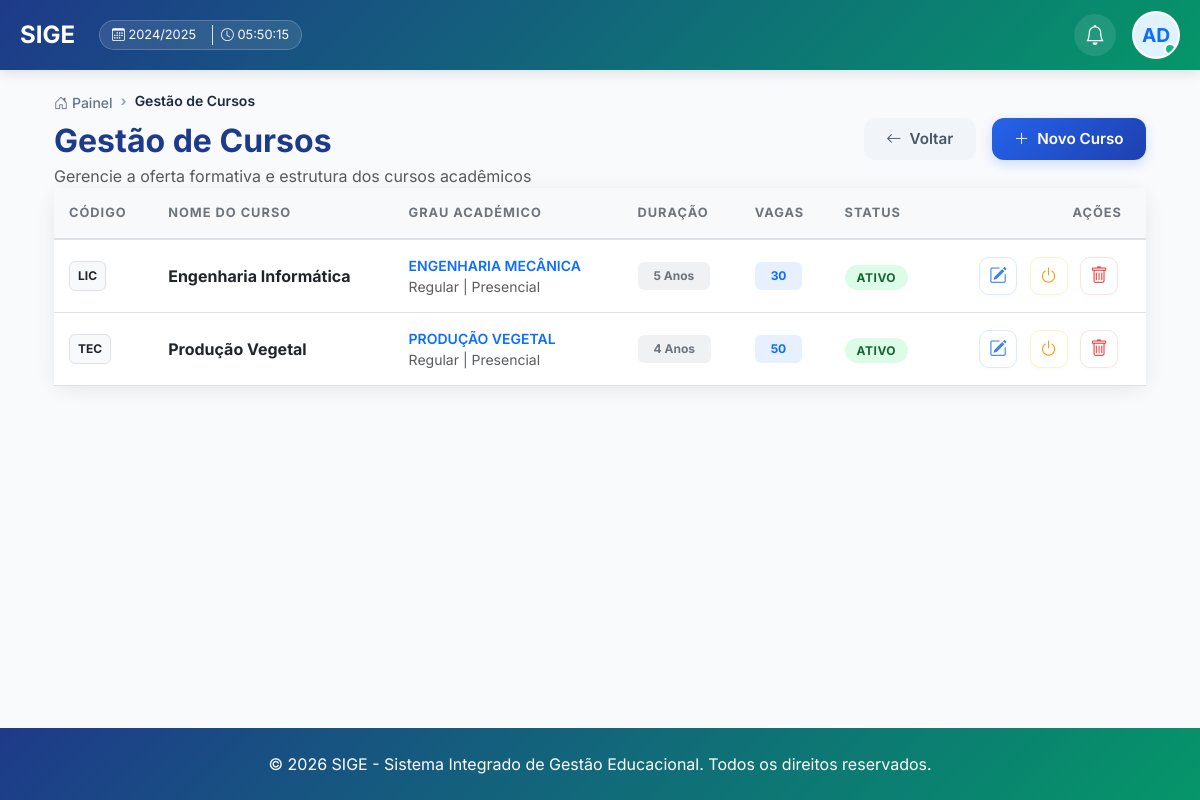
/cursos-disciplinas/ (signed in), run on the app's committed database.
### core/models.py (models this page shows, shortened)
class AnoAcademico(models.Model):
    ESTADO_CHOICES = [
        ('PLANEADO', 'Planeado'),
        ('ATIVO', 'Ativo'),
        ('ENCERRADO', 'Encerrado'),
    ]
    codigo = models.CharField(max_length=20, unique=True, verbose_name="Código (ex: 2024/2025)", default="0000/0000")
    descricao = models.CharField(max_length=255, verbose_name="Descrição", default="Ano Académico")
    data_inicio = models.DateField(verbose_name="Data de Início", default=timezone.now)
    data_fim = models.DateField(verbose_name="Data de Fim", default=timezone.now)
    estado = models.CharField(max_length=20, choices=ESTADO_CHOICES, default='PLANEADO', verbose_name="Estado")
    ano_atual = models.BooleanField(default=False, verbose_name="Ano Atual")
    cobrar_propinas = models.BooleanField(default=True, verbose_name="Cobrar Propinas/Mensalidades")
    dia_pagamento_limite = models.PositiveIntegerField(default=10, verbose_name="Dia Limite de Pagamento (sem multa)")
    dia_inicio_multa = models.PositiveIntegerField(default=11, verbose_name="Dia de Início da Multa")
    percentagem_multa_inicial = models.DecimalField(max_digits=5, decimal_places=2, default=10.00, verbose_name="% Multa Inicial")
    percentagem_multa_diaria = models.DecimalField(max_digits=5, decimal_places=2, default=1.00, verbose_name="% Multa Diária Adicional")
    dia_limite_multa = models.PositiveIntegerField(default=30, verbose_name="Dia Limite para Pagamento com Multa")
    dia_bloqueio_estudante = models.PositiveIntegerField(default=15, verbose_name="Dia de Bloqueio Automático")
    bloquear_estudante_atrasado = models.BooleanField(default=True, verbose_name="Bloquear Estudante em Atraso")
    bloqueado_por_divida = models.BooleanField(default=False, verbose_name="Bloqueado por Dívida")
    criado_por = models.ForeignKey(User, on_delete=models.SET_NULL, null=True, blank=True, verbose_name="Criado por")
    data_criacao = models.DateTimeField(auto_now_add=True, verbose_name="Data de Criação")
    class Meta:
        verbose_name = "Ano Académico"
        verbose_name_plural = "Anos Académicos"
        ordering = ['-data_inicio']
    def __str__(self):
        return self.codigo

class Curso(models.Model):
    REGIME_CHOICES = [
        ('diurno', 'Diurno'),
        ('pos-laboral', 'Pós-Laboral'),
    ]
    MODALIDADE_CHOICES = [
        ('presencial', 'Presencial'),
        ('semipresencial', 'Semipresencial'),
        ('ead', 'EAD'),
    ]
    DURACAO_CHOICES = [
        (3, '3 meses'),
        (6, '6 meses'),
        (12, '1 ano'),
        (24, '2 anos'),
        (36, '3 anos'),
        (48, '4 anos'),
        (60, '5 anos'),
    ]
    codigo = models.CharField(max_length=50, unique=True, default="CURSO", verbose_name="Código do Curso")
    nome = models.CharField(max_length=200, verbose_name="Nome do Curso")
    grau = models.ForeignKey(NivelAcademico, on_delete=models.CASCADE, related_name='cursos', verbose_name="Grau Académico")
    regime = models.CharField(max_length=20, choices=REGIME_CHOICES, default='diurno', verbose_name="Regime")
    modalidade = models.CharField(max_length=20, choices=MODALIDADE_CHOICES, default='presencial', verbose_name="Modalidade")
    descricao = models.TextField(blank=True, verbose_name="Descrição")
    vagas = models.PositiveIntegerField(verbose_name="Número de Vagas")
    duracao_meses = models.PositiveIntegerField(
        choices=DURACAO_CHOICES,
        default=12,
        verbose_name="Duração"
    )
    nota_minima = models.DecimalField(
        max_digits=4,
        decimal_places=2,
        default=10.00,
        validators=[MinValueValidator(10.00), MaxValueValidator(20.00)],
        verbose_name="Nota Mínima para Aprovação"
    )
    requer_prerequisitos = models.BooleanField(default=False, verbose_name="Requer Pré-requisitos")
    ativo = models.BooleanField(default=True, verbose_name="Ativo")
    data_criacao = models.DateTimeField(auto_now_add=True)
    data_atualizacao = models.DateTimeField(auto_now=True)
    class Meta:
        verbose_name = "Curso"
        verbose_name_plural = "Cursos"
        ordering = ['nome']

class NivelAcademico(models.Model):
    codigo = models.CharField(max_length=10, unique=True, null=True, blank=True, verbose_name="Código")
    nome = models.CharField(max_length=100, unique=True, verbose_name="Nome do Nível")
    descricao = models.TextField(blank=True, verbose_name="Descrição")
    duracao_padrao = models.PositiveIntegerField(default=4, verbose_name="Duração Padrão (Anos)")
    tipo_periodo = models.CharField(
        max_length=20,
        choices=[('semestre', 'Semestres'), ('trimestre', 'Trimestres')],
        default='semestre',
        verbose_name="Tipo de Período"
    )
    periodos_por_ano = models.PositiveIntegerField(default=2, verbose_name="Número de Períodos por Ano")
    creditos_minimos = models.PositiveIntegerField(default=0, verbose_name="Total Mínimo de Créditos")
    nota_minima_aprovacao = models.DecimalField(max_digits=4, decimal_places=2, default=10.00, validators=[MinValueValidator(0.0), MaxValueValidator(10.0)], verbose_name="Nota Mínima de Aprovação")
    escala_notas_min = models.IntegerField(default=0, verbose_name="Escala Mínima")
    escala_notas_max = models.IntegerField(default=20, validators=[MinValueValidator(0), MaxValueValidator(20)], verbose_name="Escala Máxima")
    media_minima_progressao = models.DecimalField(max_digits=4, decimal_places=2, default=10.00, verbose_name="Média Mínima para Progressão")
    limite_reprovacoes = models.PositiveIntegerField(null=True, blank=True, verbose_name="Limite de Reprovações")
    nivel_entrada_exigido = models.CharField(max_length=100, blank=True, verbose_name="Nível de entrada exigido")
    exige_teste_admissao = models.BooleanField(default=False, verbose_name="Exige teste de admissão?")
    documentos_obrigatorios = models.TextField(blank=True, verbose_name="Documentos obrigatórios")
    regime_regular = models.BooleanField(default=True, verbose_name="Regular")
    regime_pos_laboral = models.BooleanField(default=False, verbose_name="Pós-laboral")
    regime_modular = models.BooleanField(default=False, verbose_name="Modular")
    turno_manha = models.BooleanField(default=True, verbose_name="Manhã")
    turno_tarde = models.BooleanField(default=True, verbose_name="Tarde")
    turno_noite = models.BooleanField(default=False, verbose_name="Noite")
    base_legal = models.CharField(max_length=200, blank=True, verbose_name="Base legal")
    entidade_acreditadora = models.CharField(max_length=100, blank=True, verbose_name="Entidade acreditadora")
    data_criacao = models.DateTimeField(auto_now_add=True)
    class Meta:
        verbose_name = "Nível Académico"
        verbose_name_plural = "Níveis Académicos"
        ordering = ['nome']

### core/views.py (the view, shortened to what this page needs)
# urls.py: path('cursos-disciplinas/', views.cursos_disciplinas, name='cursos_disciplinas'),
@login_required
def cursos_disciplinas(request):
    from .models import Disciplina
    niveis = NivelAcademico.objects.all()
    cursos = Curso.objects.all().select_related('grau')
    from .models import Disciplina
    disciplinas = Disciplina.objects.all()
    context = {
        'cursos': cursos,
        'niveis': niveis,
        'disciplinas': disciplinas,
        'duracao_choices': Curso.DURACAO_CHOICES,
        'active': 'cursos'
    }
    return render(request, 'core/cursos_disciplinas.html', context)

### core/templates/core/cursos_disciplinas.html (shortened to what this page needs)
{% extends 'core/base.html' %}
{% block content %}
<div class="page-header">
    <div class="container">
        <div class="d-flex justify-content-between align-items-center">
            <div>
                <nav aria-label="breadcrumb">
                    <ol class="breadcrumb mb-2">
                        <li class="breadcrumb-item"><a href="{% url 'painel_principal' %}"><i class="bi bi-house-door me-1"></i>Painel</a></li>
                        <li class="breadcrumb-item active" aria-current="page">Gestão de Cursos</li>
                    </ol>
                </nav>
                <h2 class="fw-bold mb-1" style="color: #1e3a8a;">Gestão de Cursos</h2>
                <p class="text-muted mb-0">Gerencie a oferta formativa e estrutura dos cursos acadêmicos</p>
            </div>
            <div class="d-flex gap-3">
                <a href="{% url 'painel_principal' %}" class="btn-header btn-header-light text-decoration-none">
                    <i class="bi bi-arrow-left"></i> Voltar
                </a>
                <a href="{% url 'criar_curso' %}" class="btn-header btn-header-primary text-decoration-none">
                    <i class="bi bi-plus-lg"></i> Novo Curso
                </a>
            </div>
        </div>
    </div>
</div>
<div class="container pb-5">
    <div class="tab-content" id="managementTabsContent">
        <div class="card academic-card">
            <div class="card-body p-0">
                <div class="table-responsive">
                    <table class="table table-modern mb-0">
                        <thead>
                            <tr>
                                <th>Código</th>
                                <th>Nome do Curso</th>
                                <th>Grau Académico</th>
                                <th>Duração</th>
                                <th>Vagas</th>
                                <th>Status</th>
                                <th class="text-end pe-4">Ações</th>
                            </tr>
                        </thead>
                        <tbody>
                            {% for curso in cursos %}
                            <tr>
                                            <td><span class="badge bg-light text-dark border px-2 py-2">{{ curso.grau.codigo|default:curso.codigo }}</span></td>
                                <td class="fw-bold text-dark">{{ curso.nome }}</td>
                                <td>
                                    <div class="small fw-semibold text-primary text-uppercase">{{ curso.grau.nome }}</div>
                                    <div class="small text-muted">
                                        {% if curso.grau.regime_regular %}Regular{% endif %}
                                        | {{ curso.grau.get_modalidade_display|default:"Presencial" }}
                                    </div>
                                </td>
                                <td><span class="badge bg-secondary bg-opacity-10 text-secondary border-0 px-3 py-2">{% if curso.grau.duracao_anos %}{{ curso.grau.duracao_anos }}{% else %}{{ curso.grau.duracao_padrao }}{% endif %} Anos</span></td>
                                <td><span class="badge bg-primary bg-opacity-10 text-primary border-0 px-3 py-2">{{ curso.vagas }}</span></td>
                                <td>
                                    {% if curso.ativo %}
                                    <span class="status-pill status-active">Ativo</span>
                                    {% else %}
                                    <span class="status-pill status-inactive">Inativo</span>
                                    {% endif %}
                                </td>
                                <td class="text-end pe-4">
                                    <a href="{% url 'editar_curso' curso.id %}" class="btn-action btn-action-edit text-decoration-none"
                                            title="Editar Curso">
                                        <i class="bi bi-pencil-square"></i>
                                    </a>
                                    <button class="btn-action btn-action-status btn-toggle-curso" title="Alterar Status" data-curso-id="{{ curso.id }}">
                                        <i class="bi bi-power"></i>
                                    </button>
                                    <button class="btn-action btn-action-delete btn-deletar-curso" title="Eliminar Curso" data-curso-id="{{ curso.id }}" data-curso-nome="{{ curso.nome }}">
                                        <i class="bi bi-trash"></i>
                                    </button>
                                </td>
                            </tr>
                            {% endfor %}
                        </tbody>
                    </table>
                </div>
            </div>
        </div>
    </div>
</div>
{% endblock %}

### core/templates/core/base.html (shortened to what this page needs)
{% load static %}
<!DOCTYPE html>
<html lang="pt-br">
<head>
    <link href="https://cdn.jsdelivr.net/npm/bootstrap@5.3.0/dist/css/bootstrap.min.css" rel="stylesheet">
    <link rel="stylesheet" href="https://cdn.jsdelivr.net/npm/bootstrap-icons@1.11.0/font/bootstrap-icons.css">
</head>
<body>
    {% if user.is_authenticated %}
    <div class="navbar-top">
        <div class="navbar-content d-flex justify-content-between align-items-center w-100">
            <div class="d-flex align-items-center gap-4">
                <div class="user-info">
                    <a href="/" class="user-logo" style="height: 48px; display: flex; align-items: center; text-decoration: none;">
                    </a>
                </div>
                {% if ano_atual %}
                <div class="academic-badge d-none d-lg-flex">
                    <span><i class="bi bi-calendar3"></i> {{ ano_atual }}</span>
                    <span class="ms-2 border-start ps-2"><i class="bi bi-clock"></i> <span id="real-time-clock">--:--:--</span></span>
                </div>
                {% endif %}
            </div>
            <div class="d-flex align-items-center gap-3">
                <div class="d-flex align-items-center gap-2">
                    <a href="{% url 'notificacoes' %}" class="nav-icon-btn" title="Notificações">
                        <i class="bi bi-bell fs-5"></i>
                    </a>
                </div>
                <div class="dropdown">
                    <div class="user-avatar" id="userDropdown" data-bs-toggle="dropdown" aria-expanded="false" style="cursor: pointer; background: white; border: 2px solid rgba(255,255,255,0.5); width: 48px; height: 48px; border-radius: 50%; overflow: hidden; display: flex; align-items: center; justify-content: center; flex-shrink: 0; position: relative;">
                    </div>
                </div>
            </div>
        </div>
    </div>
    {% endif %}
    <main class="container">
        {% block content %}{% endblock %}
    </main>
    <footer class="mt-5 py-4">
        <div class="container text-center">
            <p class="mb-0">&copy; 2026 SIGE - Sistema Integrado de Gestão Educacional. Todos os direitos reservados.</p>
        </div>
    </footer>
</body>
</html>

### data on the page
AnoAcademico: codigo "2024/2025"
Curso: grau.codigo "LIC", nome "Engenharia Informática", grau.nome "ENGENHARIA MECÂNICA", shows "Regular", grau.modalidade "Presencial", grau.duracao_padrao "5", vagas "30", ativo "ATIVO"
Curso: grau.codigo "TEC", nome "Produção Vegetal", grau.nome "PRODUÇÃO VEGETAL", shows "Regular", grau.modalidade "Presencial", grau.duracao_padrao "4", vagas "50", ativo "ATIVO"
